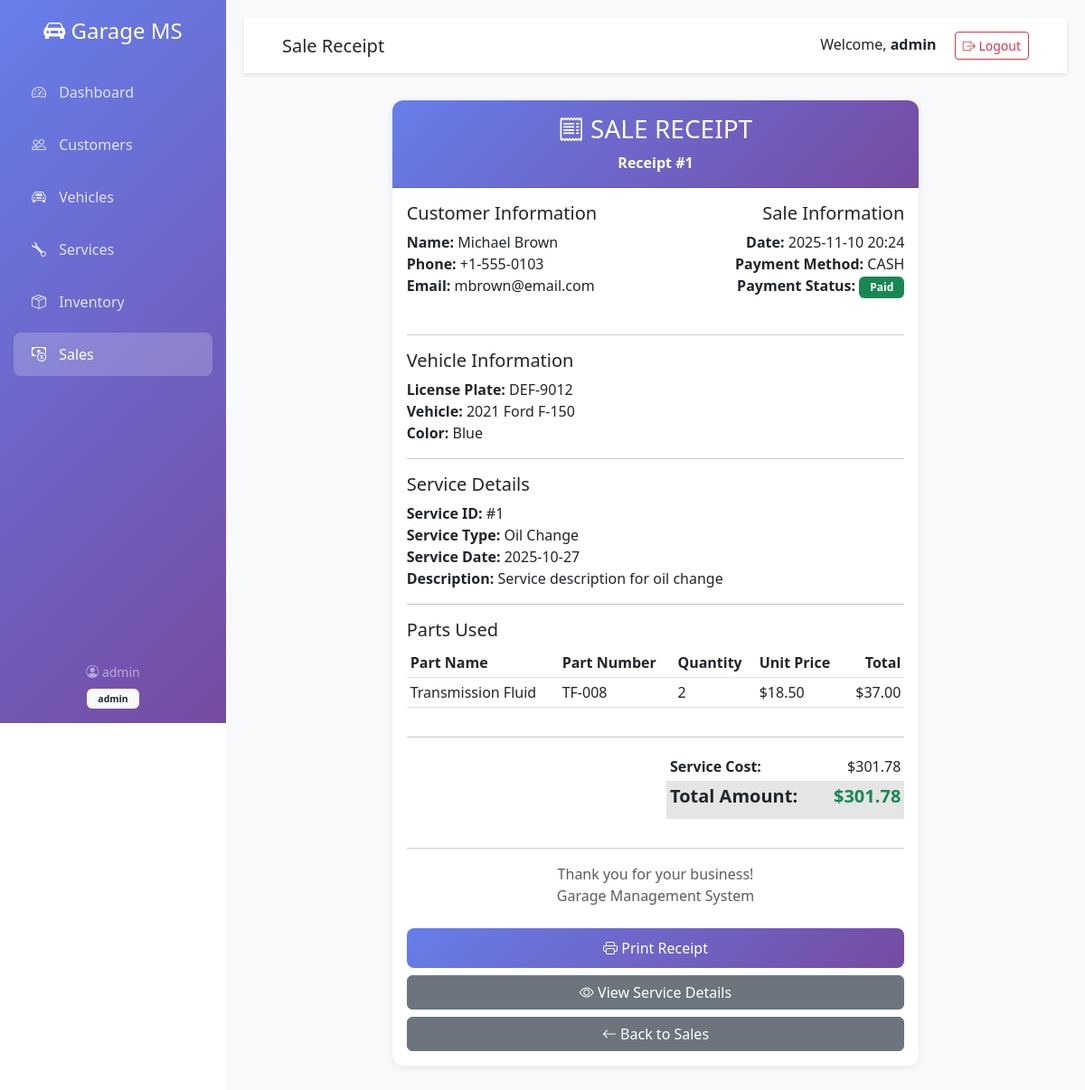
Screenshot of /sales/view/1 (signed in) with the database file from the repository.
### app.py (models this page shows, shortened)
class User(UserMixin, db.Model):
    id = db.Column(db.Integer, primary_key=True)
    username = db.Column(db.String(80), unique=True, nullable=False)
    email = db.Column(db.String(120), unique=True, nullable=False)
    password_hash = db.Column(db.String(255), nullable=False)
    role = db.Column(db.String(20), default='staff')  # admin, staff
    created_at = db.Column(db.DateTime, default=datetime.utcnow)

class Sale(db.Model):
    id = db.Column(db.Integer, primary_key=True)
    service_id = db.Column(db.Integer, db.ForeignKey('service.id'), nullable=False)
    total_amount = db.Column(db.Float, nullable=False)
    payment_method = db.Column(db.String(50))  # cash, card, transfer
    payment_status = db.Column(db.String(20), default='pending')  # pending, paid, partial
    created_by = db.Column(db.Integer, db.ForeignKey('user.id'))
    created_at = db.Column(db.DateTime, default=datetime.utcnow)
    service = db.relationship('Service', backref='sale')

class Customer(db.Model):
    id = db.Column(db.Integer, primary_key=True)
    name = db.Column(db.String(100), nullable=False)
    email = db.Column(db.String(120))
    phone = db.Column(db.String(20), nullable=False)
    address = db.Column(db.Text)
    created_at = db.Column(db.DateTime, default=datetime.utcnow)
    vehicles = db.relationship('Vehicle', backref='owner', lazy=True, cascade='all, delete-orphan')

class Vehicle(db.Model):
    id = db.Column(db.Integer, primary_key=True)
    customer_id = db.Column(db.Integer, db.ForeignKey('customer.id'), nullable=False)
    make = db.Column(db.String(50), nullable=False)
    model = db.Column(db.String(50), nullable=False)
    year = db.Column(db.Integer, nullable=False)
    license_plate = db.Column(db.String(20), unique=True, nullable=False)
    vin = db.Column(db.String(50))
    color = db.Column(db.String(30))
    created_at = db.Column(db.DateTime, default=datetime.utcnow)
    services = db.relationship('Service', backref='vehicle', lazy=True)

class Service(db.Model):
    id = db.Column(db.Integer, primary_key=True)
    vehicle_id = db.Column(db.Integer, db.ForeignKey('vehicle.id'), nullable=False)
    service_type = db.Column(db.String(100), nullable=False)
    description = db.Column(db.Text)
    status = db.Column(db.String(20), default='pending')  # pending, in_progress, completed, cancelled
    cost = db.Column(db.Float, default=0.0)
    scheduled_date = db.Column(db.DateTime, nullable=False)
    completed_date = db.Column(db.DateTime)
    created_by = db.Column(db.Integer, db.ForeignKey('user.id'))
    created_at = db.Column(db.DateTime, default=datetime.utcnow)
    parts_used = db.relationship('ServicePart', backref='service', lazy=True, cascade='all, delete-orphan')

class ServicePart(db.Model):
    id = db.Column(db.Integer, primary_key=True)
    service_id = db.Column(db.Integer, db.ForeignKey('service.id'), nullable=False)
    part_id = db.Column(db.Integer, db.ForeignKey('inventory_part.id'), nullable=False)
    quantity = db.Column(db.Integer, nullable=False)
    unit_price = db.Column(db.Float, nullable=False)
    part = db.relationship('InventoryPart', backref='service_parts')

class InventoryPart(db.Model):
    id = db.Column(db.Integer, primary_key=True)
    part_name = db.Column(db.String(100), nullable=False)
    part_number = db.Column(db.String(50), unique=True, nullable=False)
    description = db.Column(db.Text)
    quantity = db.Column(db.Integer, default=0)
    unit_price = db.Column(db.Float, nullable=False)
    reorder_level = db.Column(db.Integer, default=10)
    supplier = db.Column(db.String(100))
    created_at = db.Column(db.DateTime, default=datetime.utcnow)

### app.py (the view)
@app.route('/sales/view/<int:id>')
@login_required
def view_sale(id):
    sale = Sale.query.get_or_404(id)
    return render_template('sale_view.html', sale=sale)

### app.py (called while the page is built)
@login_manager.user_loader
def load_user(user_id):
    return User.query.get(int(user_id))

### templates/sale_view.html (shortened to what this page needs)
{% extends "base.html" %}
{% block page_title %}Sale Receipt{% endblock %}
{% block content %}
<div class="row justify-content-center">
    <div class="col-md-8">
        <div class="card">
            <div class="card-header text-center">
                <h3><i class="bi bi-receipt"></i> SALE RECEIPT</h3>
                <p class="mb-0">Receipt #{{ sale.id }}</p>
            </div>
            <div class="card-body">
                <div class="row mb-4">
                    <div class="col-md-6">
                        <h5>Customer Information</h5>
                        <p>
                            <strong>Name:</strong> {{ sale.service.vehicle.owner.name }}<br>
                            <strong>Phone:</strong> {{ sale.service.vehicle.owner.phone }}<br>
                            <strong>Email:</strong> {{ sale.service.vehicle.owner.email or 'N/A' }}
                        </p>
                    </div>
                    <div class="col-md-6 text-end">
                        <h5>Sale Information</h5>
                        <p>
                            <strong>Date:</strong> {{ sale.created_at.strftime('%Y-%m-%d %H:%M') }}<br>
                            <strong>Payment Method:</strong> {{ sale.payment_method.upper() if sale.payment_method else 'N/A' }}<br>
                            <strong>Payment Status:</strong>
                            {% if sale.payment_status == 'paid' %}
                            <span class="badge bg-success">Paid</span>
                            {% elif sale.payment_status == 'partial' %}
                            <span class="badge bg-warning">Partial</span>
                            {% else %}
                            <span class="badge bg-danger">Pending</span>
                            {% endif %}
                        </p>
                    </div>
                </div>
                <hr>
                <h5>Vehicle Information</h5>
                <p>
                    <strong>License Plate:</strong> {{ sale.service.vehicle.license_plate }}<br>
                    <strong>Vehicle:</strong> {{ sale.service.vehicle.year }} {{ sale.service.vehicle.make }} {{ sale.service.vehicle.model }}<br>
                    <strong>Color:</strong> {{ sale.service.vehicle.color }}
                </p>
                <hr>
                <h5>Service Details</h5>
                <p>
                    <strong>Service ID:</strong> #{{ sale.service.id }}<br>
                    <strong>Service Type:</strong> {{ sale.service.service_type }}<br>
                    <strong>Service Date:</strong> {{ sale.service.scheduled_date.strftime('%Y-%m-%d') }}<br>
                    {% if sale.service.description %}
                    <strong>Description:</strong> {{ sale.service.description }}<br>
                    {% endif %}
                </p>
                {% if sale.service.parts_used %}
                <hr>
                <h5>Parts Used</h5>
                <div class="table-responsive">
                    <table class="table table-sm">
                        <thead>
                            <tr>
                                <th>Part Name</th>
                                <th>Part Number</th>
                                <th>Quantity</th>
                                <th>Unit Price</th>
                                <th class="text-end">Total</th>
                            </tr>
                        </thead>
                        <tbody>
                            {% for service_part in sale.service.parts_used %}
                            <tr>
                                <td>{{ service_part.part.part_name }}</td>
                                <td>{{ service_part.part.part_number }}</td>
                                <td>{{ service_part.quantity }}</td>
                                <td>${{ "%.2f"|format(service_part.unit_price) }}</td>
                                <td class="text-end">${{ "%.2f"|format(service_part.quantity * service_part.unit_price) }}</td>
                            </tr>
                            {% endfor %}
                        </tbody>
                    </table>
                </div>
                {% endif %}
                <hr>
                <div class="row">
                    <div class="col-md-6 offset-md-6">
                        <table class="table table-sm">
                            <tr>
                                <td><strong>Service Cost:</strong></td>
                                <td class="text-end">${{ "%.2f"|format(sale.service.cost) }}</td>
                            </tr>
                            <tr class="table-active">
                                <td><h5><strong>Total Amount:</strong></h5></td>
                                <td class="text-end"><h5 class="text-success"><strong>${{ "%.2f"|format(sale.total_amount) }}</strong></h5></td>
                            </tr>
                        </table>
                    </div>
                </div>
                <hr>
                <div class="text-center text-muted">
                    <p class="mb-0">Thank you for your business!</p>
                    <p class="mb-0">Garage Management System</p>
                </div>
                <div class="d-grid gap-2 mt-4">
                    <button onclick="window.print()" class="btn btn-primary">
                        <i class="bi bi-printer"></i> Print Receipt
                    </button>
                    <a href="{{ url_for('view_service', id=sale.service.id) }}" class="btn btn-secondary">
                        <i class="bi bi-eye"></i> View Service Details
                    </a>
                    <a href="{{ url_for('sales') }}" class="btn btn-secondary">
                        <i class="bi bi-arrow-left"></i> Back to Sales
                    </a>
                </div>
            </div>
        </div>
    </div>
</div>
{% endblock %}

### templates/base.html (shortened to what this page needs)
<!DOCTYPE html>
<html lang="en">
<head>
    <link href="https://cdn.jsdelivr.net/npm/bootstrap@5.3.0/dist/css/bootstrap.min.css" rel="stylesheet">
    <link rel="stylesheet" href="https://cdn.jsdelivr.net/npm/bootstrap-icons@1.10.0/font/bootstrap-icons.css">
</head>
<body>
    {% if current_user.is_authenticated %}
    <div class="sidebar">
        <div class="text-center mb-4">
            <h4 class="text-white mb-0">
                <i class="bi bi-car-front-fill"></i> Garage MS
            </h4>
        </div>
        <nav class="nav flex-column">
            <a class="nav-link {% if request.endpoint == 'dashboard' %}active{% endif %}" href="{{ url_for('dashboard') }}">
                <i class="bi bi-speedometer2"></i> Dashboard
            </a>
            <a class="nav-link {% if 'customer' in request.endpoint %}active{% endif %}" href="{{ url_for('customers') }}">
                <i class="bi bi-people"></i> Customers
            </a>
            <a class="nav-link {% if 'vehicle' in request.endpoint %}active{% endif %}" href="{{ url_for('vehicles') }}">
                <i class="bi bi-car-front"></i> Vehicles
            </a>
            <a class="nav-link {% if 'service' in request.endpoint %}active{% endif %}" href="{{ url_for('services') }}">
                <i class="bi bi-wrench"></i> Services
            </a>
            <a class="nav-link {% if 'inventory' in request.endpoint or 'part' in request.endpoint %}active{% endif %}" href="{{ url_for('inventory') }}">
                <i class="bi bi-box-seam"></i> Inventory
            </a>
            <a class="nav-link {% if 'sale' in request.endpoint %}active{% endif %}" href="{{ url_for('sales') }}">
                <i class="bi bi-cash-coin"></i> Sales
            </a>
        </nav>
        <div class="position-absolute bottom-0 w-100 p-3">
            <div class="text-white-50 small text-center">
                <i class="bi bi-person-circle"></i> {{ current_user.username }}
                <br>
                <span class="badge bg-light text-dark mt-2">{{ current_user.role }}</span>
            </div>
        </div>
    </div>
    {% endif %}
    <div class="{% if current_user.is_authenticated %}main-content{% endif %}">
        {% if current_user.is_authenticated %}
        <nav class="navbar">
            <div class="container-fluid">
                <h5 class="mb-0">{% block page_title %}Dashboard{% endblock %}</h5>
                <div>
                    <span class="me-3">Welcome, <strong>{{ current_user.username }}</strong></span>
                    <a href="{{ url_for('logout') }}" class="btn btn-outline-danger btn-sm">
                        <i class="bi bi-box-arrow-right"></i> Logout
                    </a>
                </div>
            </div>
        </nav>
        {% endif %}
        <div class="container-fluid">
            {% block content %}{% endblock %}
        </div>
    </div>
</body>
</html>

### templates/base.html (style rules this page uses)
:root { --sidebar-width: 250px; }
body { font-family: 'Segoe UI', Tahoma, Geneva, Verdana, sans-serif; }
.sidebar { position: fixed; top: 0; left: 0; height: 100vh; width: var(--sidebar-width); background: linear-gradient(135deg, #667eea 0%, #764ba2 100%); padding-top: 20px; transition: all 0.3s; z-index: 1000; overflow-y: auto; }
.sidebar .nav-link { color: rgba(255, 255, 255, 0.8); padding: 12px 20px; margin: 5px 15px; border-radius: 8px; transition: all 0.3s; }
.sidebar .nav-link:hover, .sidebar .nav-link.active { background: rgba(255, 255, 255, 0.2); color: white; }
.sidebar .nav-link i { margin-right: 10px; width: 20px; }
.main-content { margin-left: var(--sidebar-width); padding: 20px; min-height: 100vh; background: #f8f9fa; }
.navbar { background: white; box-shadow: 0 2px 4px rgba(0,0,0,0.1); padding: 15px 30px; margin-bottom: 30px; }
.card { border: none; border-radius: 12px; box-shadow: 0 2px 8px rgba(0,0,0,0.08); margin-bottom: 20px; transition: transform 0.3s, box-shadow 0.3s; }
.card-header { background: linear-gradient(135deg, #667eea 0%, #764ba2 100%); color: white; border-radius: 12px 12px 0 0 !important; padding: 15px 20px; font-weight: 600; }
.btn-primary { background: linear-gradient(135deg, #667eea 0%, #764ba2 100%); border: none; border-radius: 8px; padding: 10px 20px; transition: all 0.3s; }
.table { background: white; border-radius: 8px; }
.table thead { background: #f8f9fa; }
.badge { padding: 6px 12px; border-radius: 6px; }

### rows the page displays
User: username "admin", role "admin"
Sale: id "1", created_at "2025-11-10 20:24", payment_method "CASH", total_amount "301.78"
Customer: service.vehicle.owner.name "Michael Brown", service.vehicle.owner.phone "+1-555-0103", service.vehicle.owner "mbrown@email.com"
Vehicle: service.vehicle.license_plate "DEF-9012", service.vehicle.year "2021", service.vehicle.make "Ford", service.vehicle.model "F-150", service.vehicle.color "Blue"
Service: service.id "1", service.service_type "Oil Change", service.scheduled_date "2025-10-27", service.description "Service description for oil change", service.cost "301.78"
ServicePart: part.part_name "Transmission Fluid", part.part_number "TF-008", quantity "2", unit_price "18.50", service_part.quantity*service_part.unit_price "37.00"
